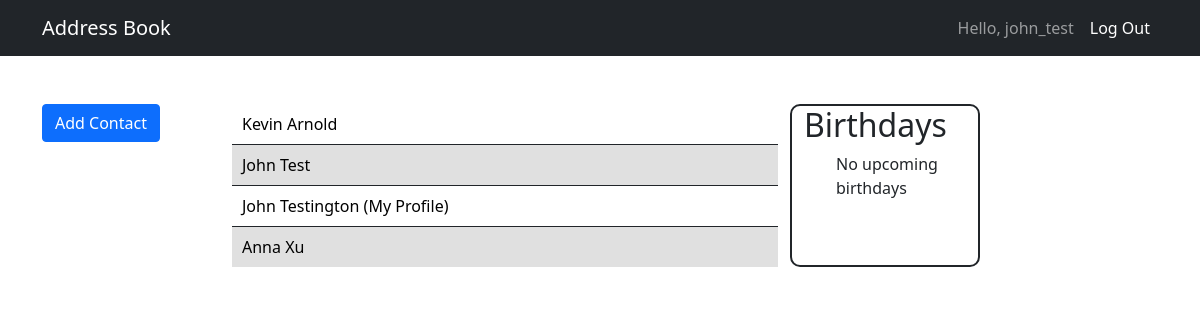
Screenshot of / (signed in) with the database file from the repository.
### directory/models.py (models this page shows, shortened)
class Contact(models.Model):
    first_name = models.CharField(max_length=20)
    last_name = models.CharField(max_length=20)
    email = models.EmailField(blank=True, null=True)
    birthday = models.DateField('Birthday', blank=True, null=True)
    notes = models.TextField('Notes', max_length=500, blank=True)
    username = models.ForeignKey(User, blank=True, null=True, on_delete=models.CASCADE)
    address_line1 = models.CharField(max_length = 50, null=True, blank=True)
    address_line2 = models.CharField(max_length = 50, null=True, blank=True)
    address_ZIP = models.CharField(max_length = 5, null=True, blank=True)
    address_state = models.CharField(max_length = 50, null=True, blank=True)
    self_contact = models.BooleanField(default=False)

### directory/views.py (the view)
# urls.py: path('', ContactList.as_view(), name='show-contacts'),
class ContactList(LoginRequiredMixin, View):
    login_url = reverse_lazy('login')
    def get(self, request, *args, **kwargs):
        today = date.today()
        birthdays = Contact.objects.filter(username=self.request.user).filter(Q(birthday__month=today.month, birthday__day__gte=today.day) | Q(birthday__month=today.month+1)).filter(self_contact=False).order_by('-birthday__month').order_by('-birthday__day')[:5]
        all_contacts = Contact.objects.filter(username=self.request.user).order_by('last_name')
        return render(request, 'directory/contact_list.html', {'all_contacts':all_contacts, 'birthdays':birthdays})

### directory/templates/directory/contact_list.html
{% extends "base.html" %}
{% load static   %}
{% block extra_head %}
    <link href="{% static 'css/contact_list.css' %}" rel="stylesheet" />
{% endblock %}
{% block content %}
<div class="row">
    <div class="col-2">
        <a class="btn btn-primary" href="{% url 'add-contact' %}" role="button">Add Contact</a>
    </div>
    <div class="col-6">
        {% for contact in all_contacts %}
            <div class="contactrow {% cycle '' 'altrow' %}">
                {% if contact.self_contact == False %}
                    <a href="{% url 'contact-detail' contact.id %}">{{ contact.first_name }} {{ contact.last_name }}</a>
                {% else %}
                    <a href="{% url 'contact-detail' contact.id %}">{{ contact.first_name }} {{ contact.last_name }} (My Profile)</a>
                {% endif %}
            </div>
        {% endfor %}
    </div>
    <div class="col-2" id="birthday-div">
        <h2>Birthdays</h2>
            <ul>
                {% for birthday_person in birthdays %}
                    <li><a href="{% url 'contact-detail' birthday_person.id %}">{{ birthday_person.birthday|date:"F d" }}: {{ birthday_person.first_name }} {{ birthday_person.last_name }}</a></li>
                {% empty %}
                    <p>No upcoming birthdays</p>
                {% endfor %}
            </ul>
        </div>
</div>
{% endblock content %}

### AB_site/templates/base.html (shortened to what this page needs)
{% load static %}
<!DOCTYPE html>
<html lang="en">
    <head>
        <link href="{% static 'css/styles.css' %}" rel="stylesheet" />
        {% block extra_head %}{% endblock %}
    </head>
    <body>
        <nav class="navbar navbar-expand-lg navbar-dark bg-dark">
            <div class="container">
                <a class="navbar-brand" href="/">Address Book</a>
                <div class="collapse navbar-collapse" id="navbarSupportedContent">
                    <ul class="navbar-nav ms-auto mb-2 mb-lg-0">
                        {% if user.is_authenticated %}
                            <li class="nav-item"><a class="nav-link" aria-current="page">Hello, {{ user.username }}</a></li>
                            <li class="nav-item"><a class="nav-link active" aria-current="page" href="{% url 'logout' %}?next=/">Log Out</a></li>
                        {% else %}
                            <li class="nav-item"><a class="nav-link active" aria-current="page" href="{% url 'login' %}?next=/">Log in</a></li>
                        {% endif %}
                    </ul>
                </div>
            </div>
        </nav>
        <div class="container">
            <div class="mt-5">
                {% block content %}{% endblock content %}
            </div>
        </div>
    </body>
</html>

### directory/static/css/contact_list.css (style rules this page uses)
.contactrow { padding: 8px 10px; border-top: 1px solid; }
.contactrow:first-child { border-top: none; }
.altrow { background-color: #e0e0e0; }
.contactrow a { color: black; text-decoration: none; }
#birthday-div { border: 2px solid; border-radius: 10px; }

### rows the page displays
Contact: first_name "Kevin", last_name "Arnold"
Contact: first_name "John", last_name "Test"
Contact: first_name "John", last_name "Testington"
Contact: first_name "Anna", last_name "Xu"

### other values shown
{{ user.username }} "john_test"
